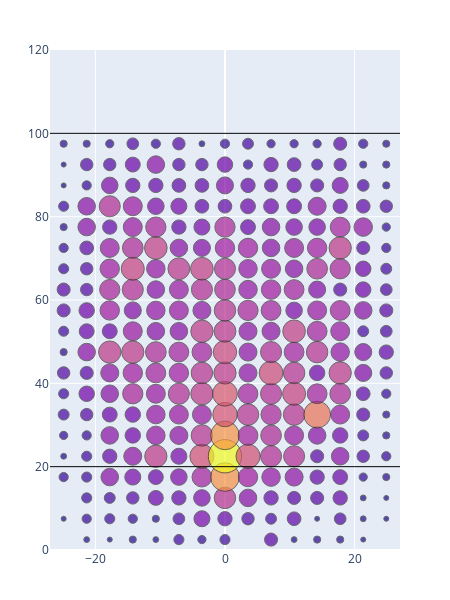

Notebook code for this chart:
### Code cell
shot_plot('empire', 15, 20)

### Figure 1 — Plotly figure (JSON) as saved in the notebook; plotly's stock layout.template omitted (floating-point values rounded to 4 significant figures; data arrays with more than 128 entries replaced by an {"elided": "..."} marker saying what was removed)
{"data": [{"hovertemplate": "Count: %{text}<extra></extra>", "marker": {"color": {"elided": "300 int values"}, "line": {"color": "#333333", "width": 1}, "size": {"elided": "300 int values"}, "sizemin": 2.5, "sizemode": "area", "sizeref": 0.117, "symbol": "circle"}, "mode": "markers", "name": "markers", "text": {"elided": "300 str values"}, "type": "scatter", "x": {"elided": "300 float values"}, "y": {"elided": "300 float values"}}], "layout": {"height": 600, "margin": {"b": 50, "l": 50, "r": 50, "t": 50}, "shapes": [{"line": {"color": "black", "width": 1}, "type": "line", "x0": -27, "x1": 27, "y0": 20, "y1": 20}, {"line": {"color": "black", "width": 1}, "type": "line", "x0": -27, "x1": 27, "y0": 100, "y1": 100}], "showlegend": false, "width": 450, "xaxis": {"range": [-27, 27]}, "yaxis": {"range": [0, 120]}}}
